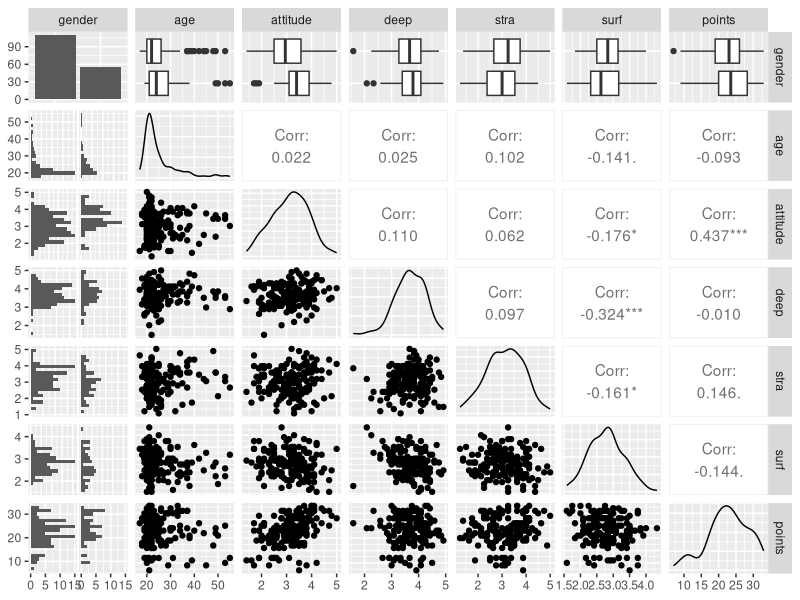
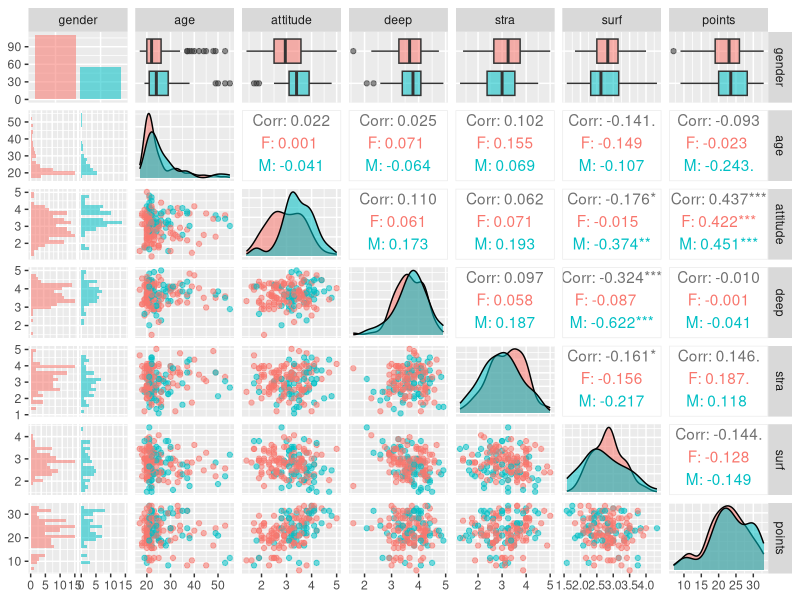
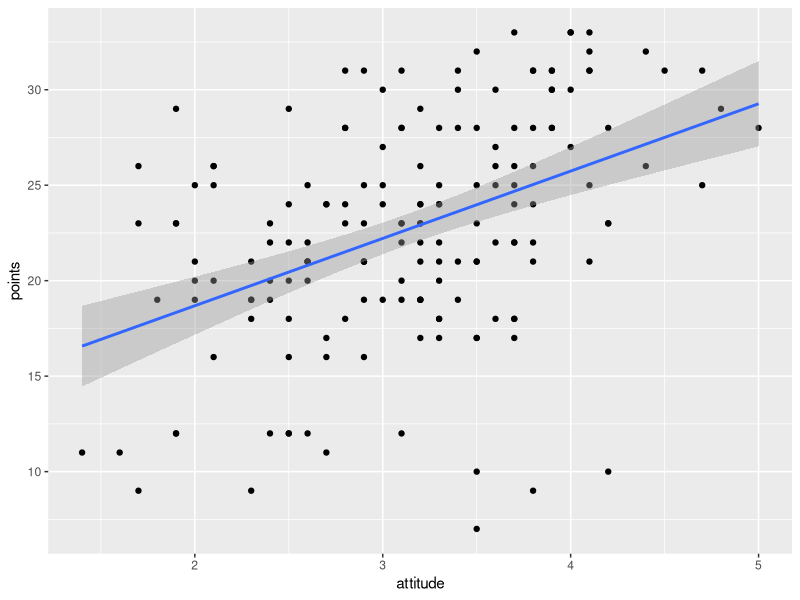
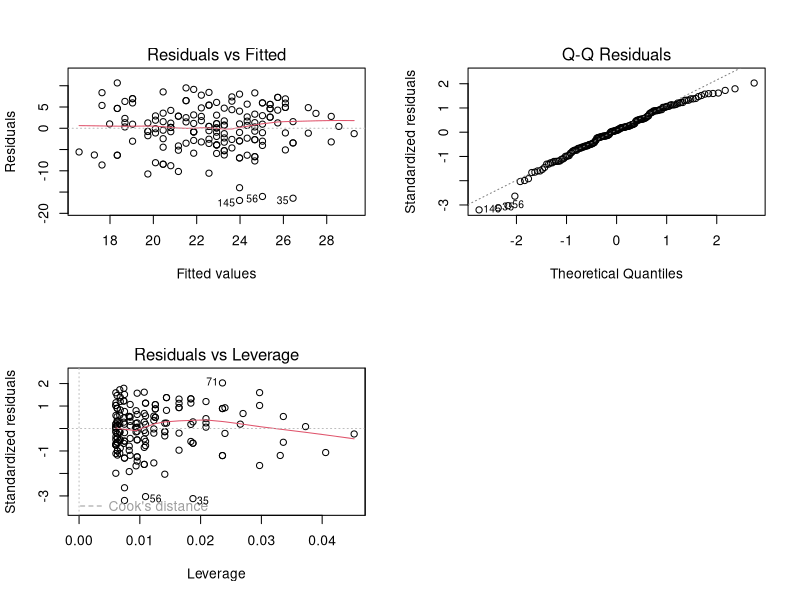

Generate these figures, in order, with R:
## ---- chunk 1
date()
## ---- chunk 2
students2014 <- read.table("data/learning2014_chosen.txt", header=TRUE, sep="\t")

str(students2014)
## ---- chunk 3

dim(students2014)
## ---- chunk 4
# Accessing libraries ggplot2 & GGally
library(ggplot2)
library(GGally)

# Drawing a scatter plot matrix of the variables in the dataset
ggpairs(students2014, lower = list(combo = wrap("facethist", bins = 20)))
## ---- chunk 5
# Drawing a scatter plot matrix of the variables in the dataset, with males and females separately
plot1 <- ggpairs(students2014, mapping = aes(col=gender, alpha = 0.3), 
                 lower = list(combo = wrap("facethist", bins = 20)))

plot1
## ---- chunk 6
# Summary of the variables

summary(students2014)

## ---- chunk 7
# Choosing the following three variables as explanatory variables:
# attitude, stra, surf (because they are most strongly correlated with points)

# Fitting a multiple regression model where exam points is the dependent variable

my_model <- lm(points ~ attitude + stra + surf, data = students2014)

# Summary of the fitted model

summary(my_model)
## ---- chunk 8
# Using the simple regression model
my_model2 <- lm(points ~ attitude, data = students2014)
## ---- chunk 9
summary(my_model2)
## ---- chunk 10
# Drawing a scatter plot of the relationship between attitude and points, with the regression line

qplot(attitude, points, data = students2014) + geom_smooth(method = "lm")
## ---- chunk 11
# Model validation with diagnostic plots
par(mfrow = c(2,2))

plot(my_model2, which=c(1,2,5))
